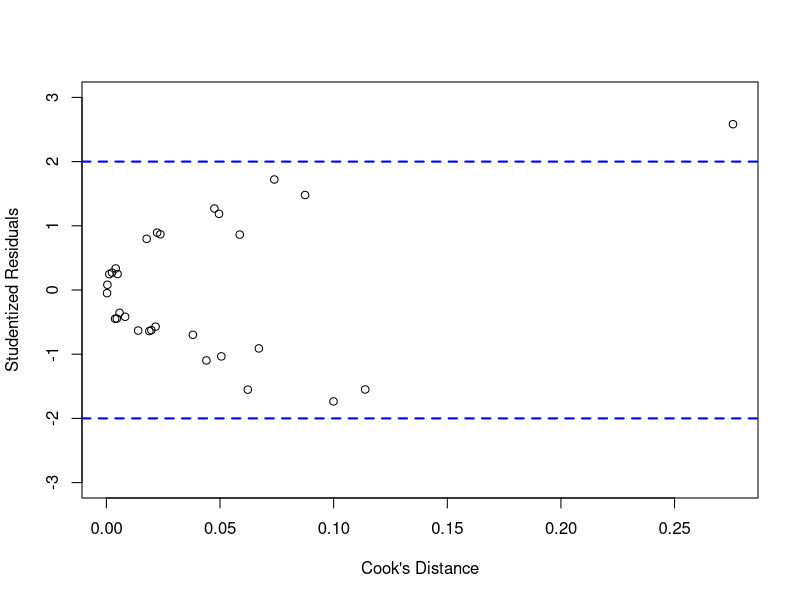

Recreate this plot in R.
## ---- chunk 1
## response variable: PULSE
## predictor variables: RUN, SMOKE, HEIGHT, WEIGHT, PHYS1, PHYS2
mlrdata = read.table("./data/ex13-69.TXT", header = T, row.names = 1)
mlrdata$RUN = as.factor(mlrdata$RUN)
mlrdata$RUN = relevel(mlrdata$RUN, ref = "0")
mlrdata$SMOKE = as.factor(mlrdata$SMOKE)
mlrdata$SMOKE = relevel(mlrdata$SMOKE, ref="0")
mlrdata$PHYS1 = as.factor(mlrdata$PHYS1)
mlrdata$PHYS1 = relevel(mlrdata$PHYS1, ref="0")
mlrdata$PHYS2 = as.factor(mlrdata$PHYS2)
mlrdata$PHYS2 = relevel(mlrdata$PHYS2, ref="0")
## ---- chunk 2
mlrfit = lm(PULSE~RUN+SMOKE+HEIGHT+WEIGHT+PHYS1+PHYS2, data=mlrdata)
summary(mlrfit)
beta0 = coef(mlrfit)['(Intercept)']
betaRun1 = coef(mlrfit)['RUN1']
betaSmoke1 = coef(mlrfit)['SMOKE1']
betaHeight = coef(mlrfit)['HEIGHT']
betaWeight = coef(mlrfit)['WEIGHT']
betaPhys1 = coef(mlrfit)['PHYS11']
betaPhys2 = coef(mlrfit)['PHYS21']
## ---- chunk 3
rstudentVal = rstudent(mlrfit)
cooksDisVal = cooks.distance(mlrfit)
plot(rstudentVal~cooksDisVal, xlab="Cook's Distance", 
     ylab="Studentized Residuals", ylim=c(-3,3))
abline(h=c(-2,2), lty="dashed", lwd=2, col="blue")
potentialInfObs = cooksDisVal[rstudentVal>2 | rstudentVal<(-2)]
potentialInfObs
## ---- chunk 4
stepwiseFit = step(mlrfit, direction = "both", test="F")
## ---- chunk 5
finalMod = lm(PULSE~RUN+SMOKE+PHYS1+PHYS2, data=mlrdata)
summary(finalMod)

beta0 = coef(finalMod)['(Intercept)']
betaRun1 = coef(finalMod)['RUN1']
betaSmoke1 = coef(finalMod)['SMOKE1']
betaPhys1 = coef(finalMod)['PHYS11']
betaPhys2 = coef(finalMod)['PHYS21']
